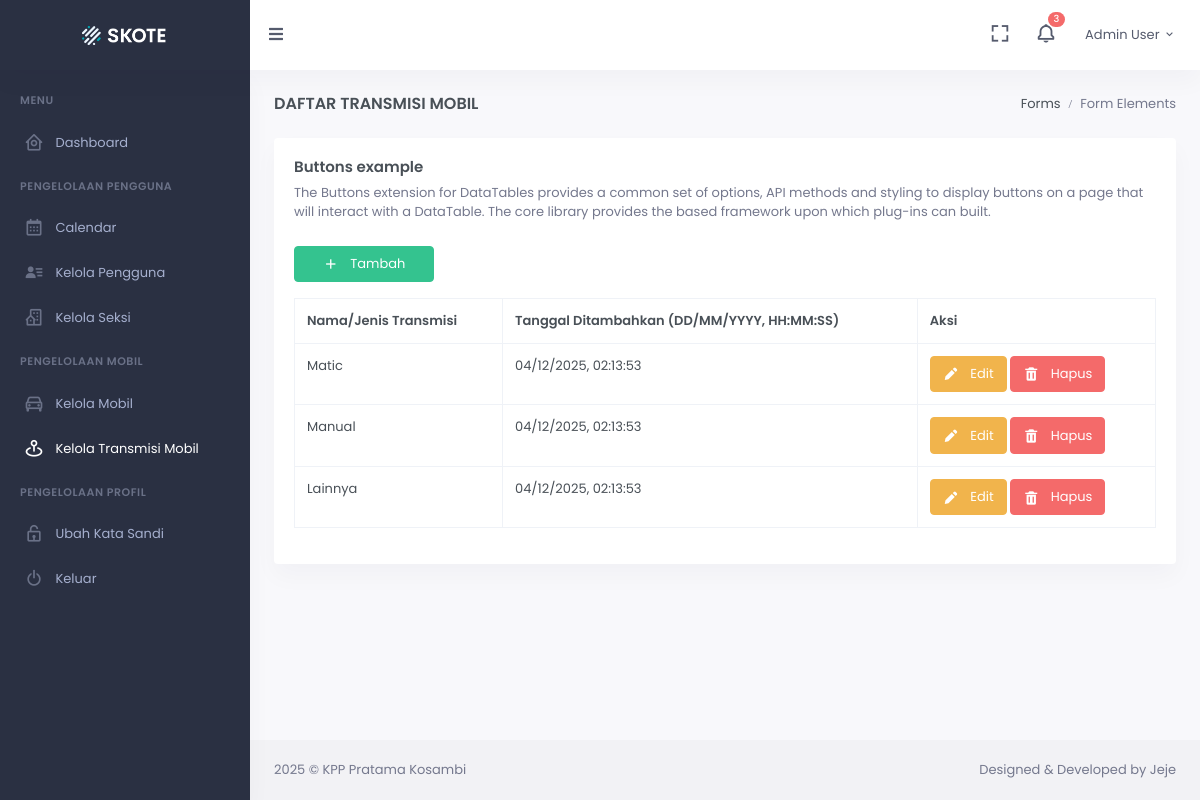
Screenshot of /layanan/transmisi-mobil (signed in) with the database file from the repository.
### app/models.py (models this page shows, shortened)
class User(UserMixin, db.Model):
  __tablename__ = "users"
  id = db.Column(db.Integer, primary_key=True)
  name = db.Column(db.String(100), nullable=False)
  nip = db.Column(db.String(20), nullable=False)
  division_id = db.Column(db.Integer, db.ForeignKey('divisions.id'), nullable=False)
  status = db.Column(db.String(30), nullable=False)
  role = db.Column(db.String(20), nullable=False, default="user")
  password = db.Column(db.String(128), nullable=False)
  _inserted_date = db.Column(db.DateTime, nullable=False, default=datetime.now)
  _updated_date = db.Column(db.DateTime, nullable=False, default=datetime.now)

class CarTransmission(db.Model):
  __tablename__ = "car_transmissions"
  id = db.Column(db.Integer, primary_key=True)
  name = db.Column(db.String(128), nullable=False)
  status = db.Column(db.String(30), nullable=False)
  _inserted_date = db.Column(db.DateTime, nullable=False, default=datetime.now)
  _updated_date = db.Column(db.DateTime, nullable=False, default=datetime.now)
  cars = db.relationship('Car', backref='transmission_type', lazy=True)

### app/views/public.py (the view)
@public_app.route("/layanan/transmisi-mobil", methods=["GET", "POST"])
@login_required
def car_transmission():
  datas = CarTransmission.query.filter(CarTransmission.status != 'Nonaktif').order_by(CarTransmission.id.asc())
  return render_template("public/services/car_transmission/car-transmission.html", title="Daftar Wisata - Bondowoso Tourism", datas=datas)

### app/models.py (called while the page is built)
@login_manager.user_loader
def load_user(user_id):
  return User.query.get(int(user_id))

### app/templates/public/services/car_transmission/car-transmission.html (shortened to what this page needs)
<!-- {% block stylesheet_template %}
        <link href="{{ url_for('static', filename='libs/datatables.net-bs4/css/dataTables.bootstrap4.min.css') }}" rel="stylesheet" type="text/css" />
        <link href="{{ url_for('static', filename='libs/datatables.net-buttons-bs4/css/buttons.bootstrap4.min.css') }}" rel="stylesheet" type="text/css" />
        <link href="{{ url_for('static', filename='libs/datatables.net-responsive-bs4/css/responsive.bootstrap4.min.css') }}" rel="stylesheet" type="text/css" />
{% endblock %} -->
{% extends 'components/public/base.html' %} {% set active_page = 'car_transmission' %}
{% block content %}
            <div class="main-content">
                <div class="page-content">
                    <div class="container-fluid">
                        <div class="row">
                            <div class="col-12">
                                <div class="page-title-box d-sm-flex align-items-center justify-content-between">
                                    <h4 class="mb-sm-0 font-size-18">Daftar Transmisi Mobil</h4>
                                    <div class="page-title-right">
                                        <ol class="breadcrumb m-0">
                                            <li class="breadcrumb-item"><a href="javascript: void(0);">Forms</a></li>
                                            <li class="breadcrumb-item active">Form Elements</li>
                                        </ol>
                                    </div>
                                </div>
                            </div>
                        </div>
                        <div class="row">
                            <div class="col-12">
                                <div class="card">
                                    <div class="card-body">
                                        <h4 class="card-title">Buttons example</h4>
                                        <p class="card-title-desc">The Buttons extension for DataTables
                                            provides a common set of options, API methods and styling to display
                                            buttons on a page that will interact with a DataTable. The core library
                                            provides the based framework upon which plug-ins can built.
                                        </p>
                                        <a href="/layanan/transmisi-mobil/tambah"><button type="button"
                                        <button type="button" class="btn btn-success waves-effect waves-light mb-3 w-lg" id="sa-danger">
                                                        <i class="bx bx-plus font-size-16 align-middle me-2"></i> Tambah
                                                    </button>
                                        </a>
                                        <table id="datatable-buttons" class="table table-bordered dt-responsive nowrap w-100">
                                            <thead>
                                            <tr>
                                                <th>Nama/Jenis Transmisi</th>
                                                <th>Tanggal Ditambahkan (DD/MM/YYYY, HH:MM:SS)</th>
                                                <th>Aksi</th>
                                            </tr>
                                            </thead>
                                            <tbody>
                                            {% for item in datas %}
                                            <tr>
                                                <td>{{ item.name }}</td>
                                                <td>{{ item._inserted_date.strftime('%d/%m/%Y, %H:%M:%S') }}</td>
                                                <td>
                                                    <a href="/layanan/transmisi-mobil/edit/{{ item.id }}" class="btn-edit">
                                                        <button type="button" class="btn btn-warning waves-effect waves-light">
                                                            <i class="bx bxs-pencil font-size-16 align-middle me-2"></i> Edit
                                                        </button>
                                                    </a>
                                                    <button type="button" class="btn btn-danger waves-effect waves-light btn-delete" data-id="{{ item.id }}" data-detail="{{ item.name }}" id="sa-danger">
                                                        <i class="bx bxs-trash font-size-16 align-middle me-2"></i> Hapus
                                                    </button>
                                                </td>
                                            </tr>
                                            {% endfor %}
                                            </tbody>
                                        </table>
                                    </div>
                                </div>
                            </div>
                        </div>
                    </div>
                </div>
                {% include 'components/public/includes/footer.html' %}
            </div>
{% endblock %}

### app/templates/components/public/includes/navbar.html (shortened to what this page needs)
            <header id="page-topbar">
                <div class="navbar-header">
                    <div class="d-flex">
                        <div class="navbar-brand-box">
                            <a href="{{ url_for('public_app.homepage') }}" class="logo logo-light">
                                <span class="logo-lg">
                                    <img src="{{ url_for('static', filename='media/images/logo-light.png') }}" alt="" height="19">
                                </span>
                            </a>
                        </div>
                        <button type="button" class="btn btn-sm px-3 font-size-16 header-item waves-effect" id="vertical-menu-btn">
                            <i class="fa fa-fw fa-bars"></i>
                        </button>
                    </div>
                    <div class="d-flex">
                        <div class="dropdown d-none d-lg-inline-block ms-1">
                            <button type="button" class="btn header-item noti-icon waves-effect" data-toggle="fullscreen">
                                <i class="bx bx-fullscreen"></i>
                            </button>
                        </div>
                        <div class="dropdown d-inline-block">
                            <button type="button" class="btn header-item noti-icon waves-effect" id="page-header-notifications-dropdown"
                            data-bs-toggle="dropdown" aria-haspopup="true" aria-expanded="false">
                                <i class="bx bx-bell bx-tada"></i>
                                <span class="badge bg-danger rounded-pill">3</span>
                            </button>
                        </div>
                        <div class="dropdown d-inline-block">
                            <button type="button" class="btn header-item waves-effect" id="page-header-user-dropdown"
                            data-bs-toggle="dropdown" aria-haspopup="true" aria-expanded="false">
                                <span class="d-none d-xl-inline-block ms-1" key="t-henry"> {{current_user.name}} </span>
                                <i class="mdi mdi-chevron-down d-none d-xl-inline-block"></i>
                            </button>
                        </div>
                    </div>
                </div>
            </header>
            <div class="vertical-menu">
                <div data-simplebar class="h-100">
                    <div id="sidebar-menu">
                        <ul class="metismenu list-unstyled" id="side-menu">
                            <li class="menu-title" key="t-menu">Menu</li>
                            <li class="{{ 'mm-active' if active_page=='home' else ''  }}">
                                <a href="{{ url_for('public_app.homepage', id=current_user.id) }}" class="waves-effect">
                                    <i class="bx bx-home-circle"></i>
                                    <span key="t-dashboard">Dashboard</span>
                                </a>
                            </li>
                            <li class="menu-title" key="t-apps">Pengelolaan Pengguna</li>
                            <li>
                                <a href="calendar.html" class="waves-effect">
                                    <i class="bx bx-calendar"></i>
                                    <span key="t-calendar">Calendar</span>
                                </a>
                            </li>
                            <li class= "{{ 'mm-active' if active_page=='user' else ''  }}">
                                <a href="{{ url_for('control_panel_app.user', id=current_user.id) }}" class="waves-effect">
                                    <i class="bx bxs-user-detail"></i>
                                    <span key="t-car">Kelola Pengguna</span>
                                </a>
                            </li>
                            <li class= "{{ 'mm-active' if active_page=='division' else ''  }}">
                                <a href="{{ url_for('public_app.division', id=current_user.id) }}" class="waves-effect">
                                    <i class="bx bx-building-house"></i>
                                    <span key="t-car">Kelola Seksi</span>
                                </a>
                            </li>
                            <li class="menu-title" key="t-pages">Pengelolaan Mobil</li>
                            <li class= "{{ 'mm-active' if active_page=='car' else ''  }}">
                                <a href="{{ url_for('public_app.car', id=current_user.id) }}" class="waves-effect">
                                    <i class="bx bx-car"></i>
                                    <span key="t-car">Kelola Mobil</span>
                                </a>
                            </li>
                            <li class= "{{ 'mm-active' if active_page=='car_transmission' else ''  }}">
                                <a href="{{ url_for('public_app.car_transmission', id=current_user.id) }}" class="waves-effect">
                                    <i class="bx bx-map-pin"></i>
                                    <span key="t-car-transmission">Kelola Transmisi Mobil</span>
                                </a>
                            </li>
                            <li class="menu-title" key="t-pages">Pengelolaan Profil</li>
                            <li class= "{{ 'mm-active' if active_page=='edit_password' else ''  }}">
                                <a href="{{ url_for('control_panel_app.edit_password', id=current_user.id) }}" class="waves-effect">
                                    <i class="bx bx-lock-open"></i>
                                    <span key="t-authentication">Ubah Kata Sandi</span>
                                </a>
                            </li>
                            <li>
                                <a href="{{ url_for('control_panel_app.logout') }}" class="waves-effect">
                                    <i class="bx bx-power-off"></i>
                                    <span key="t-authentication">Keluar</span>
                                </a>
                            </li>
                        </ul>
                    </div>
                </div>
            </div>

### rows the page displays
User: name "Admin User"
CarTransmission: name "Matic", _inserted_date "04/12/2025, 02:13:53"
CarTransmission: name "Manual", _inserted_date "04/12/2025, 02:13:53"
CarTransmission: name "Lainnya", _inserted_date "04/12/2025, 02:13:53"
